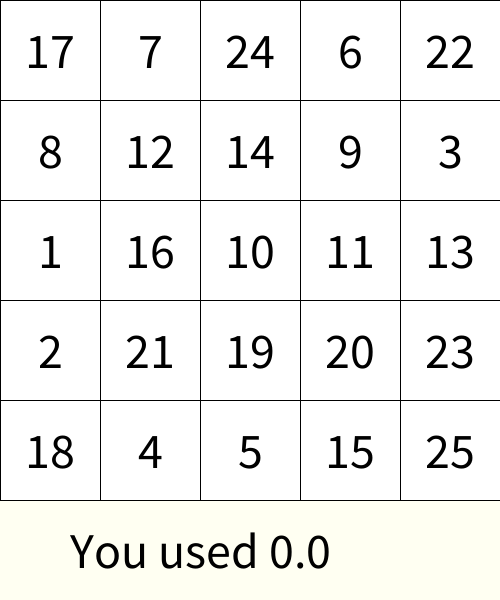
Frame 1 (no input)
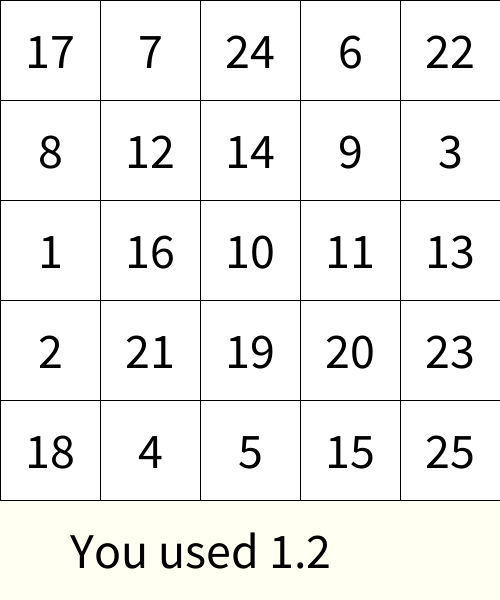
Frame 60 (the mouse pressed at the canvas centre just before this capture)
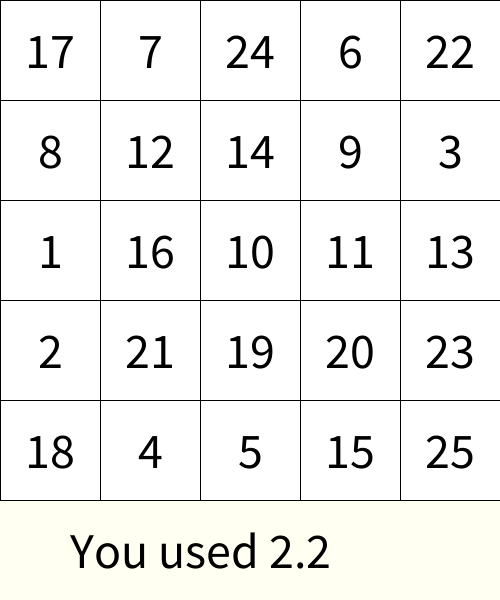
Frame 120 (the mouse held since frame 60 and released just before this capture)

The Processing sketch that drew these frames (run headless with seeded random() and noise(); from frame 60 on, the mouse is pressed at the canvas centre):

// Processing sketch: week06_8_schulte_table08_nf_millis_startT
// ── week06_8_schulte_table08_nf_millis_startT.pde
int [] used=new int[26];
int [][] table=new int[5][5];
void setup(){
  size(500,600);
  textSize(50);
  textAlign(CENTER,CENTER);
  for(int i=0;i<5;i++){
    for(int j=0;j<5;j++){
      int now=int(random(1,26));
      while(used[now]==1) now=int(random(1,26));
      table[i][j]=now;
      used[now]=1;
    }
  }
  startT=millis();
}
int startT=0;
int [][] pressed=new int[5][5];
void draw(){
  background(#FFFFF2);
  for(int i=0;i<5;i++){
    for(int j=0;j<5;j++){
      if(pressed[i][j]==1) fill(128);
      else fill(255);
      rect(j*100,i*100,100,100);
      fill(0); text(""+table[i][j],50+j*100,50+i*100);
    }
  }
  text("You used "+nf((millis()-startT)/1000.0,0,1),200,550);
}
int want=1;
void mousePressed(){
  int i=mouseY/100,j=mouseX/100;
  if(table[i][j]==want){
    pressed[i][j]=1;
    want++;
  }
}
